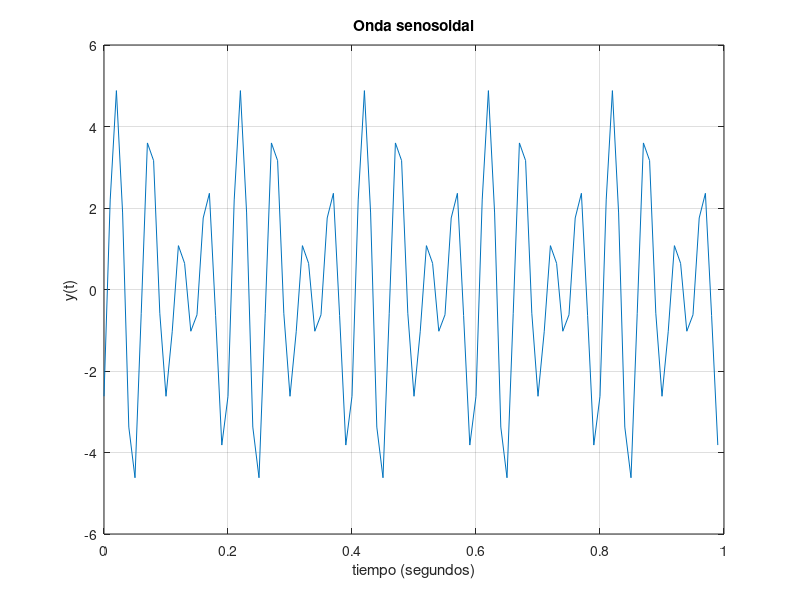
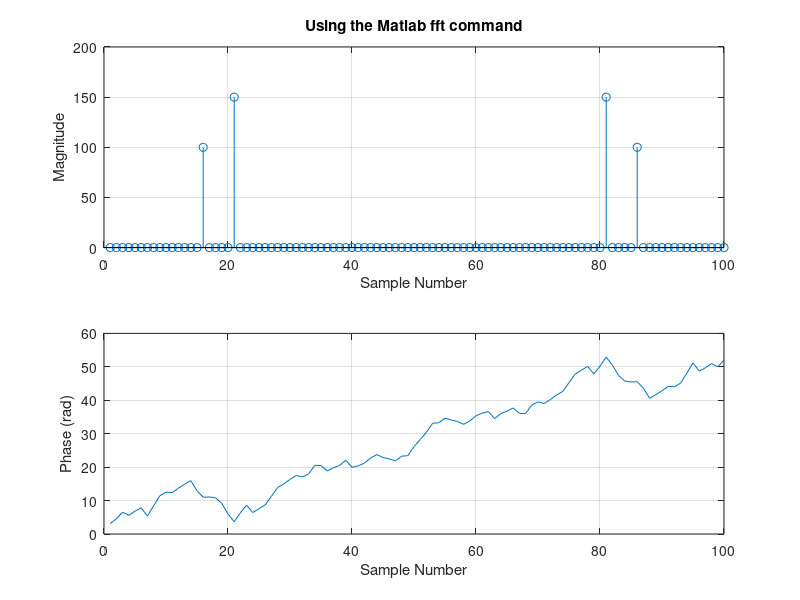

The MATLAB source for these figures, in order: (Note: this script raises an error after producing the figures.)
clear, clc, close all

%% Se define la senal
fo1 = 15;                 % frecuencia de la onda sinusoidal 1
fo2 = 20;                 % frecuencia de la onda sinusoidal 2
Fs = 100;                 % frecuencia de muestreo (Hz)
Ts = 1/Fs;                % periodo de muestreo (s)
t = 0:Ts:1-Ts;            % tiempos de muestreo
n = length(t);            % numero de muestras

y = 2*sin(2*pi*fo1*t) + 3*sin(2*pi*fo2*t + 200);
%y = 2*sin(2*pi*fo1*t) + 3*sin(2*pi*fo2*t + 200) + 1.5*randn(size(t)); 
%y = 2*exp(1i*2*pi*fo1*t);     % la curva sinusoidal compleja
%y = 2*sin(2*pi*1.005*fo1*t);  % produce filtracion espectral (spectral leakage)
%y = square(2*pi*4*t);         % se observan los armonicos

%% Se dibuja la curva sinusoidal en el tiempo
figure;
plot(t,y)
xlabel('tiempo (segundos)')
ylabel('y(t)')
title('Onda senosoidal')
grid

%% Plot the frequency spectrum using the MATLAB fft command
YfreqDomain = fft(y);     % DFT

% Plot the magnitude
figure;
subplot(2,1,1)
stem(abs(YfreqDomain)); 
xlabel('Sample Number')
ylabel('Magnitude')
title('Using the Matlab fft command')
grid

% Plot the phase
subplot(2,1,2) 
plot(unwrap(angle(YfreqDomain)));
%plot(angle(YfreqDomain));
xlabel('Sample Number')
ylabel('Phase (rad)')
grid

%% Espectro centrado
[YfreqDomain,frequencyRange] = centeredFFT(y,Fs);

figure
subplot(2,1,1)
stem(frequencyRange, abs(YfreqDomain)); % plot the magnitude
xlabel('Freq (Hz)')
ylabel('Magnitude')
title('Using the centeredFFT function')
grid

subplot(2,1,2) 
plot(frequencyRange, unwrap(angle(YfreqDomain)));
xlabel('Freq (Hz)')
ylabel('Phase (rad)')
grid

%% Espectro positivo
[YfreqDomain,frequencyRange] = positiveFFT(y,Fs);

figure
subplot(2,1,1)
stem(frequencyRange, abs(YfreqDomain)); % plot the magnitude
xlabel('Freq (Hz)')
ylabel('Magnitude')
title('Using the positiveFFT function')
grid

subplot(2,1,2) 
plot(frequencyRange, unwrap(angle(YfreqDomain)));
xlabel('Freq (Hz)')
ylabel('Phase (rad)')
grid
